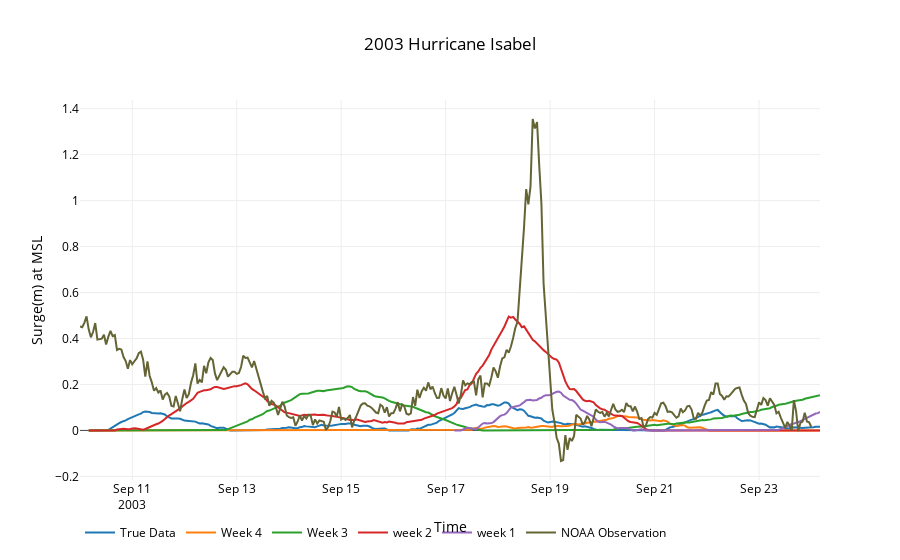

Here is the notebook cell this chart was saved with:
### Markdown cell above
### Duck, NC

### Code cell
starts,end,noaa = '20030827','20030926','8651370'
data = utils.plot_timeseries2(files,start,name,26642,starts,end,noaa)
title,x,y = '2003 Hurricane Isabel','Time','Surge(m) at MSL'
layout=utils.layout(title,x,y)
fig = go.Figure(data=data, layout=layout)
interactive = iplot(fig)
#po.plot(fig,filename=root_dir+'\\'+'duck_surge.html')

### Figure 1 — Plotly figure (JSON) as saved in the notebook; plotly's stock layout.template omitted (floating-point values rounded to 4 significant figures; data arrays with more than 128 entries replaced by an {"elided": "..."} marker saying what was removed)
{"data": [{"line": {"color": "rgba(255, 51, 204)"}, "mode": "lines", "name": "True Data", "type": "scatter", "uid": "dd65a756-6e7d-411f-8245-4920fd90724f", "x": {"elided": "337 str values"}, "y": {"elided": "337 float values"}}, {"line": {"color": "rgba(51, 51, 255)"}, "mode": "lines", "name": "Week 4", "type": "scatter", "uid": "d79f0809-3b64-4fa1-b86b-ecc8ea71e493", "x": {"elided": "337 str values"}, "y": {"elided": "337 float values"}}, {"line": {"color": "rgba(255, 153, 0)"}, "mode": "lines", "name": "Week 3", "type": "scatter", "uid": "67cd4f85-597e-445f-88b8-f78cc136a4eb", "x": {"elided": "337 str values"}, "y": {"elided": "337 float values"}}, {"line": {"color": "rgba(102, 255, 255)"}, "mode": "lines", "name": "week 2", "type": "scatter", "uid": "b16e1714-25fb-440a-bc4d-8bddbc546d68", "x": {"elided": "337 str values"}, "y": {"elided": "337 float values"}}, {"line": {"color": "rgba(204, 255, 51)"}, "mode": "lines", "name": "week 1", "type": "scatter", "uid": "53acc345-9cb0-478d-bff4-b4b4f31e46e0", "x": {"elided": "169 str values"}, "y": {"elided": "169 float values"}}, {"line": {"color": "rgb(100, 100, 53)"}, "mode": "lines", "name": "NOAA Observation", "type": "scatter", "uid": "5882478e-2255-42c9-85b3-7aa9b1a3d3d3", "x": {"elided": "337 str values"}, "y": {"elided": "337 float values"}}], "layout": {"autosize": true, "dragmode": "zoom", "font": {"color": "rgb(0, 0, 0)"}, "legend": {"orientation": "h"}, "paper_bgcolor": "rgb(255,255,255)", "plot_bgcolor": "rgb(255,255,255)", "title": "2003 Hurricane Isabel", "xaxis": {"autorange": true, "range": ["2003-09-10", "2003-09-24 04:00"], "title": "Time", "type": "date"}, "yaxis": {"autorange": true, "range": [-0.2157, 1.438], "title": "Surge(m) at MSL", "type": "linear"}}}
